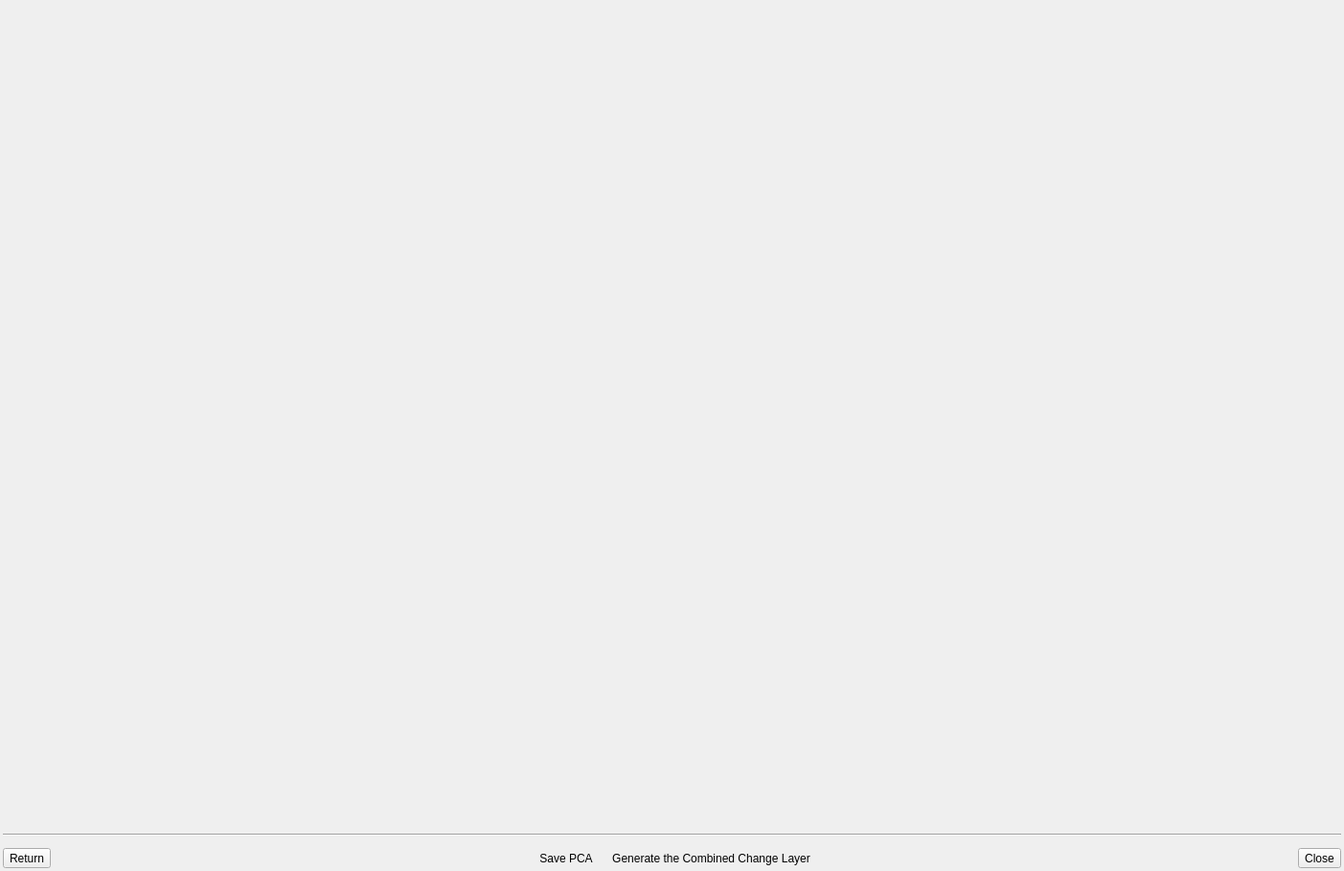
<?xml version="1.0" encoding="UTF-8"?>
<ui version="4.0">
 <class>Dialog</class>
 <widget class="QDialog" name="Dialog">
  <property name="geometry">
   <rect>
    <x>0</x>
    <y>0</y>
    <width>1403</width>
    <height>909</height>
   </rect>
  </property>
  <property name="windowTitle">
   <string>Change Detection Analysis</string>
  </property>
  <layout class="QGridLayout" name="gridLayout">
   <property name="leftMargin">
    <number>0</number>
   </property>
   <property name="topMargin">
    <number>0</number>
   </property>
   <property name="rightMargin">
    <number>0</number>
   </property>
   <property name="bottomMargin">
    <number>0</number>
   </property>
   <property name="spacing">
    <number>0</number>
   </property>
   <item row="1" column="0" colspan="2">
    <widget class="QWidget" name="DialogContent" native="true">
     <layout class="QGridLayout" name="gridLayout_3">
      <property name="leftMargin">
       <number>3</number>
      </property>
      <property name="topMargin">
       <number>3</number>
      </property>
      <property name="rightMargin">
       <number>3</number>
      </property>
      <property name="bottomMargin">
       <number>3</number>
      </property>
      <property name="spacing">
       <number>3</number>
      </property>
      <item row="3" column="0">
       <widget class="QWidget" name="widget" native="true">
        <property name="sizePolicy">
         <sizepolicy hsizetype="Preferred" vsizetype="Maximum">
          <horstretch>0</horstretch>
          <verstretch>0</verstretch>
         </sizepolicy>
        </property>
        <layout class="QHBoxLayout" name="horizontalLayout">
         <property name="leftMargin">
          <number>0</number>
         </property>
         <property name="rightMargin">
          <number>0</number>
         </property>
         <property name="bottomMargin">
          <number>0</number>
         </property>
         <item>
          <widget class="QToolButton" name="ReturnToMainDialog">
           <property name="toolTip">
            <string>Return to main dialog</string>
           </property>
           <property name="text">
            <string>Return</string>
           </property>
           <property name="icon">
            <iconset>
             <normaloff>:/plugins/pca4cd/icons/return.svg</normaloff>:/plugins/pca4cd/icons/return.svg</iconset>
           </property>
           <property name="toolButtonStyle">
            <enum>Qt::ToolButtonTextBesideIcon</enum>
           </property>
          </widget>
         </item>
         <item>
          <spacer name="horizontalSpacer_2">
           <property name="orientation">
            <enum>Qt::Horizontal</enum>
           </property>
           <property name="sizeHint" stdset="0">
            <size>
             <width>40</width>
             <height>20</height>
            </size>
           </property>
          </spacer>
         </item>
         <item>
          <widget class="QToolButton" name="toolButton_2">
           <property name="toolTip">
            <string>Save all the principal components generated in a stack</string>
           </property>
           <property name="text">
            <string>Save PCA</string>
           </property>
           <property name="icon">
            <iconset>
             <normaloff>:/plugins/pca4cd/icons/save.svg</normaloff>:/plugins/pca4cd/icons/save.svg</iconset>
           </property>
           <property name="toolButtonStyle">
            <enum>Qt::ToolButtonTextBesideIcon</enum>
           </property>
           <property name="autoRaise">
            <bool>true</bool>
           </property>
          </widget>
         </item>
         <item>
          <widget class="QToolButton" name="CombinedChangeLayer">
           <property name="toolTip">
            <string>Merge all activated change layers and save the final change layer</string>
           </property>
           <property name="text">
            <string>Generate the Combined Change Layer</string>
           </property>
           <property name="icon">
            <iconset>
             <normaloff>:/plugins/pca4cd/icons/combine_layers.svg</normaloff>:/plugins/pca4cd/icons/combine_layers.svg</iconset>
           </property>
           <property name="toolButtonStyle">
            <enum>Qt::ToolButtonTextBesideIcon</enum>
           </property>
           <property name="autoRaise">
            <bool>true</bool>
           </property>
          </widget>
         </item>
         <item>
          <spacer name="horizontalSpacer">
           <property name="orientation">
            <enum>Qt::Horizontal</enum>
           </property>
           <property name="sizeHint" stdset="0">
            <size>
             <width>40</width>
             <height>20</height>
            </size>
           </property>
          </spacer>
         </item>
         <item>
          <widget class="QToolButton" name="CloseButton">
           <property name="text">
            <string>Close</string>
           </property>
           <property name="icon">
            <iconset>
             <normaloff>:/plugins/pca4cd/icons/close.svg</normaloff>:/plugins/pca4cd/icons/close.svg</iconset>
           </property>
           <property name="toolButtonStyle">
            <enum>Qt::ToolButtonTextBesideIcon</enum>
           </property>
          </widget>
         </item>
        </layout>
       </widget>
      </item>
      <item row="0" column="0" rowspan="2">
       <widget class="QWidget" name="widget_view_windows" native="true"/>
      </item>
      <item row="2" column="0">
       <widget class="Line" name="line">
        <property name="orientation">
         <enum>Qt::Horizontal</enum>
        </property>
       </widget>
      </item>
     </layout>
    </widget>
   </item>
   <item row="0" column="0" colspan="2">
    <widget class="QgsMessageBar" name="MsgBar">
     <property name="sizePolicy">
      <sizepolicy hsizetype="Minimum" vsizetype="Fixed">
       <horstretch>0</horstretch>
       <verstretch>0</verstretch>
      </sizepolicy>
     </property>
     <property name="frameShape">
      <enum>QFrame::NoFrame</enum>
     </property>
     <property name="lineWidth">
      <number>0</number>
     </property>
    </widget>
   </item>
  </layout>
 </widget>
 <customwidgets>
  <customwidget>
   <class>QgsMessageBar</class>
   <extends>QFrame</extends>
   <header>qgis.gui</header>
   <container>1</container>
  </customwidget>
 </customwidgets>
 <resources/>
 <connections/>
</ui>
